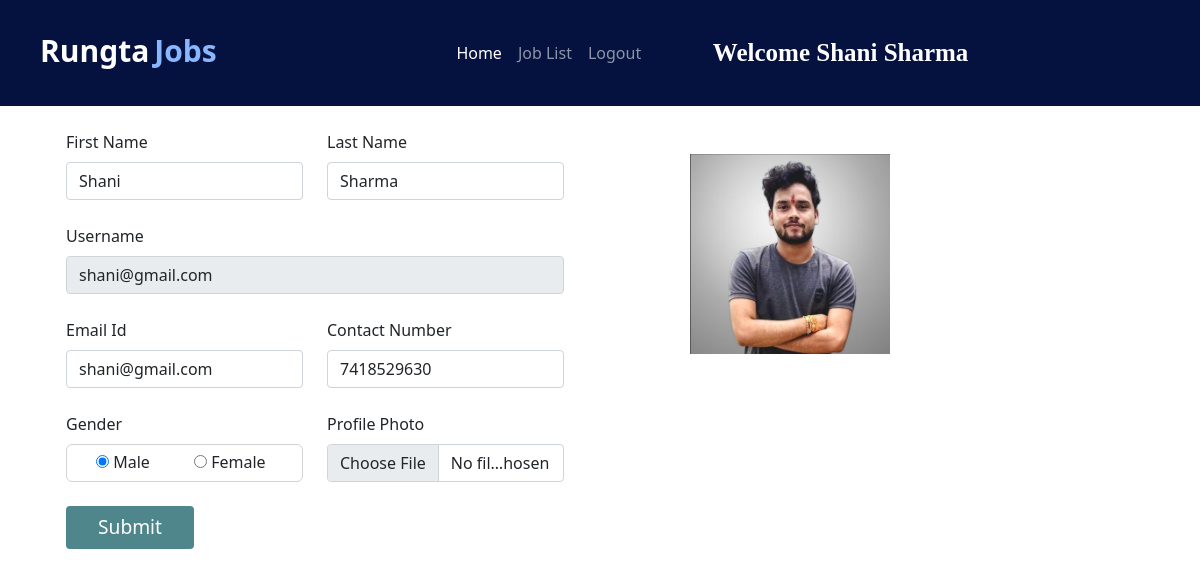
Page /user_homepage/ (signed in) on the committed database.
### jobs/models.py (models this page shows, shortened)
class Applicant(models.Model):
    user = models.ForeignKey(User, on_delete=models.CASCADE)
    phone = models.CharField(max_length=10)
    image = models.ImageField(upload_to="")
    gender = models.CharField(max_length=10)
    type = models.CharField(max_length=15)

### jobs/views.py (the view, shortened to what this page needs)
# urls.py: path("user_homepage/", views.user_homepage, name="user_homepage"),
def user_homepage(request):
    if not request.user.is_authenticated:
        return redirect('/user_login/')
    applicant = Applicant.objects.get(user=request.user)
    return render(request, "user_homepage.html", {'applicant':applicant})

### jobs/templates/user_homepage.html (shortened to what this page needs)
{% extends 'user_navbar.html' %}
{% block home %} active {% endblock %}
{% block body %}
<div class="container">
    <div class="row">
        <div class="col-sm-6">
            <form class="container mt-4" method="POST" enctype="multipart/form-data">
                <div class="row">
                    <div class="form-group col-md-6">
                        <label>First Name</label>
                        <input type="text" class="form-control mt-2" name="first_name" id="first_name"
                            value="{{applicant.user.first_name}}" required>
                    </div>
                    <div class="form-group col-md-6">
                        <label>Last Name</label>
                        <input type="text" class="form-control mt-2" name="last_name" id="last_name"
                        value="{{applicant.user.last_name}}" required>
                    </div>
                </div>
                <div class="row mt-4">
                    <div class="form-group col-md-12">
                        <label>Username</label>
                        <input type="text" class="form-control mt-2" name="username" id="username"
                            value="{{applicant.user.username}}" readonly>
                    </div>
                </div>
                <div class="row mt-4">
                    <div class="form-group col-md-6">
                        <label>Email Id</label>
                        <input type="email" class="form-control mt-2" name="email" id="email" value="{{applicant.user.email}}" required>
                    </div>
                    <div class="form-group col-md-6">
                        <label>Contact Number</label>
                        <input type="tel" class="form-control mt-2" name="phone" id="phone" value="{{applicant.phone}}" required>
                    </div>
                </div>
                <div class="row mt-4">
                    <div class="form-group col-md-6">
                        <label>Gender</label>
                        {% if applicant.gender == "Male" %}
                        <div class="mt-2" style="border: 1px solid lightgrey; padding: 5px; border-radius: 6px;">
                            <div class="form-check form-check-inline">
                                <input type="radio" class="custom-control-input" name="gender" value="Male" checked>
                                <label for="male" class="custom-control-label">Male</label>
                            </div>
                            <div class="form-check form-check-inline">
                                <input type="radio" class="custom-control-input" name="gender"
                                    value="Female">
                                <label for="female" class="custom-control-label">Female</label>
                            </div>
                        </div>
                        {% endif %}
                    </div>
                    <div class="form-group col-md-6">
                        <label>Profile Photo</label>
                        <input type="file" class="form-control mt-2" name="image" id="image">
                    </div>
                </div>
                <input type="submit" value="Submit" class="btn mt-4" accept="image/*" style="background-color: #4f868c; color: white; font-size: larger; width: 8rem;">
            </form>
        </div>
        <div class="col-sm-4 mt-5 text-center">
            <img src="{{applicant.image.url}}" alt="" width="200px" height="200px">
        </div>
    </div>
</div>
{% endblock %}

### jobs/templates/user_navbar.html (shortened to what this page needs)
<!doctype html>
<html lang="en">
<head>
  <link href="https://cdn.jsdelivr.net/npm/bootstrap@5.0.2/dist/css/bootstrap.min.css" rel="stylesheet"
>
  <link rel="stylesheet" href="https://cdnjs.cloudflare.com/ajax/libs/font-awesome/5.15.3/css/all.min.css">
</head>
<body>
  <nav class="navbar navbar-expand-lg navbar-dark sticky-top">
      <a class="navbar-brand" href="/"><span class="head1">Rungta</span><span class="head2">Jobs</span></a>
      <div class="container w-50 flex">
        <div class="collapse navbar-collapse" id="navbarSupportedContent">
          <ul class="navbar-nav me-auto mb-2 mb-lg-0">
            <li class="nav-item">
              <a class="nav-link {% block home %}{% endblock %}" aria-current="page" href="/user_homepage/">Home</a>
            </li>
            <li class="nav-item">
              <a class="nav-link {% block job_list %}{% endblock %}" href="/all_jobs/">Job List</a>
            </li>
            <li class="nav-item">
              <a class="nav-link" href="/logout/">Logout</a>
            </li>
          </ul>
          <a class="navbar-brand name" style="font-weight: bold; font-family: 'Times New Roman', Times, serif;"
            href="#">Welcome {{request.user.get_full_name}}</a>
        </div>
      </div>
  </nav>
  {% block body %}
  {% endblock %}
</body>
</html>
</html>

### jobs/templates/user_navbar.html (style rules this page uses)
.navbar { background-color: #05123F; }
.head1 { color: white; font-weight: bold; height: 50px; }
.head2 { color: #89b7ff; font-weight: bold; }
.navbar-brand { padding:20px 40px; font-size:30px; display:flex; gap:5px; }
.name { text-transform:capitalize; font-size:25px; }

### rows in the picture
Applicant: first_name "Shani", last_name "Sharma", username "shani@gmail.com", email "shani@gmail.com", phone "7418529630", image (picture)

### other values in the picture
{{ request.user.get_full_name }} "Shani Sharma"
